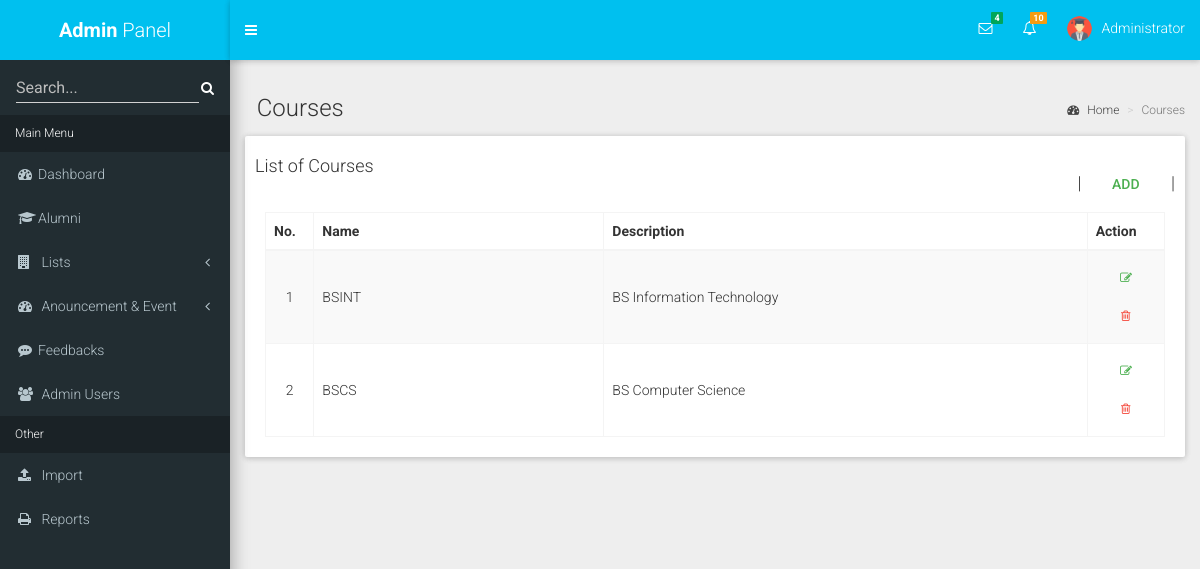
The page /admin/courses.php (signed in) on the database its author committed.
### tables this page shows
CREATE TABLE `course` (
  `id` int(11) NOT NULL,
  `course` varchar(255) NOT NULL,
  `description` varchar(255) NOT NULL
);

### admin/courses.php (the view)
<?php include "include/head.php" ?>
  <div class="content-wrapper">
    <br>
    <section class="content-header">
      <h1>&nbsp;
        Courses
      </h1>
      <ol class="breadcrumb">
        <li><a href="#"><i class="fa fa-dashboard"></i> Home</a></li>
        <li class="active">Courses</li>
      </ol>
    </section>
    <section class="content">
      <div class="row">
        <div class="col-xs-12">
          <div class="box">
            <div class="box-body">
            <h4>
             <span class="pull-left">List of Courses</span> <span class="pull-right">|<button class="btn btn-success">Add</button>|</span>
            </h4>
            <div class="box-body" style="padding-top: 0;">
              <table id="alumni" class="table table-bordered table-striped">
                <thead>
                <tr>
                  <th width="5%">No.</th>
                  <th width="30%">Name</th>
                  <th width="50%">Description</th>
                  <th width="8%">Action</th>
                </tr>
                </thead>
                <tbody>
                <?php
                            include ('db.php');
                            $sql = mysqli_query($con,'SELECT * FROM course');
                            while($data = mysqli_fetch_array($sql)) {
                                echo '
                                    <tr>
                                        <td align="center">'.$data['id'].'</td>
                                        <td>'.$data['course'].'</td>
                                        <td>'.$data['description'].'</td>
                                        ';
                                     echo '<td align="center">
                                      <a style="margin: 0 auto; padding:10px;" class="btn btn-success btn-sm"><i class="fa fa-pencil-square-o" aria-hidden="true"></i></a>
                                      <a style="margin: 0 auto; padding:10px;" class="btn btn-danger btn-sm"><i class="fa fa-trash-o  " aria-hidden="true"></i></a>
                                        </td>
                                    ';
                                    }
                                    echo '</tr>';
                        ?>
                </tbody>
              </table>
            </div>
          </div>
        </div>
      </div>
    </section>
  </div>
</div>
<?php include "include/foot.php" ?>

### rows shown on the page
course: id "1", course "BSINT", description "BS Information Technology"
course: id "2", course "BSCS", description "BS Computer Science"

### other values the page prints
$_SESSION['job'] "Administrator"
